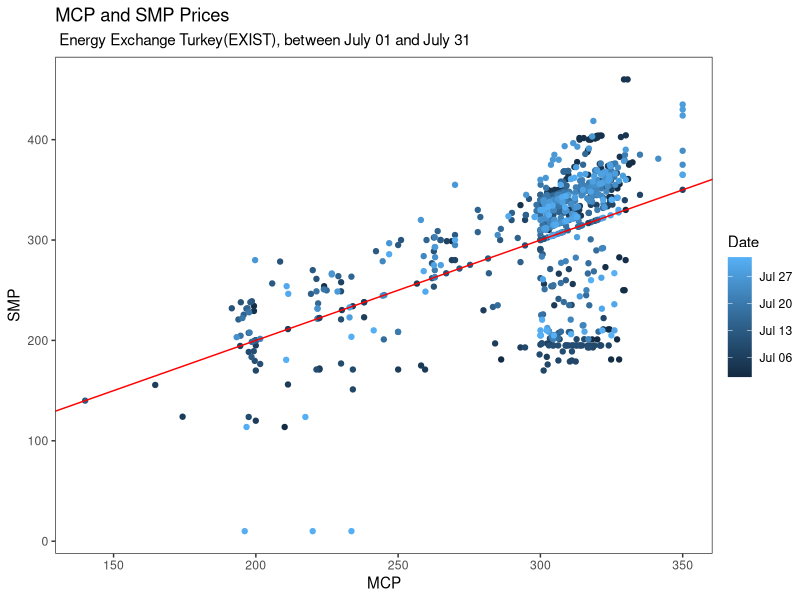
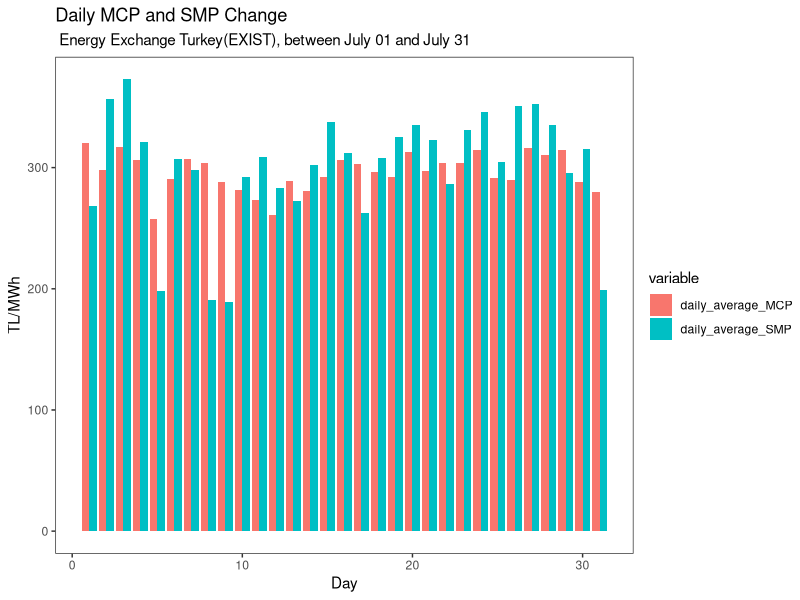

These figures' R source, in order: (Note: this script raises an error after producing the figures.)
## ---- chunk 1
knitr::opts_chunk$set(echo = TRUE)
## ---- chunk 2
library(tidyverse) 
library(lubridate)
library(reshape2)
## ---- chunk 3
EXIST_data <- read.csv("ptf-smf.csv")
EXIST_raw_df <- EXIST_data%>%transmute(Date = gsub(pattern = "\\.","-",Date),
            MCP,
            SMP,
            PositiveIP = Positive.Imbalance.Price..TL.MWh.,
            NegativeIP = Negative.Imbalance.Price..TL.MWh.,
            SMPDirection = SMP.Direction)

EXIST_raw_df$Date<-as.POSIXct(EXIST_raw_df$Date,format="%d-%m-%y %H:%M")
head(EXIST_raw_df)
tail(EXIST_raw_df)
## ---- chunk 4
EXIST_raw_df%>%glimpse()
## ---- chunk 5
options(tibble.print_max = 5, tibble.print_min = 5)
## ---- chunk 6
round(mean(EXIST_raw_df$MCP))
round(mean(EXIST_raw_df$SMP))
## ---- chunk 7
ggplot(EXIST_raw_df, aes(x=MCP, y=SMP, color=Date)) + geom_point() +  labs(x="MCP", y="SMP",  title="MCP and SMP Prices",subtitle=" Energy Exchange Turkey(EXIST), between July 01 and July 31")+theme_test()+geom_abline(slope=1, intercept=0, color="red")
## ---- chunk 8
plot1<-EXIST_raw_df %>% group_by(Day=lubridate::day(Date))%>% summarise(daily_average_MCP = mean(MCP), daily_average_SMP = mean(SMP)) %>% 
      ungroup()%>%select(Day, daily_average_MCP, daily_average_SMP)
plot2<-melt(plot1, id.vars='Day')
plot2%>%ggplot(.,aes(x=Day,y=value, fill=variable)) + geom_bar(stat="identity", position="dodge")+theme_test()+
      labs(x="Day", y="TL/MWh", 
           title="Daily MCP and SMP Change",
           subtitle=" Energy Exchange Turkey(EXIST), between July 01 and July 31")
## ---- chunk 9
plot3<-EXIST_raw_df %>% group_by(Day=lubridate::day(Date))%>% summarise(daily_average_MCP = mean(MCP), daily_average_SMP = mean(SMP),Difference = abs(mean(MCP)-mean(SMP)))%>%print(plot3)
plot3%>%ggplot(aes(x=Day)) + geom_line(aes(y = Difference, color = "Difference of average values")) +
     labs(x = "Day", y = "TL/MWh",
          title = "Difference between Daily Average MCP and SMP Change",
          subtitle = " Energy Exchange Turkey(EXIST), between July 01 and July 31")+theme_test()
## ---- chunk 10
plot4<-EXIST_raw_df%>% group_by(Hour=lubridate::hour(Date))%>%summarise(hourly_average_MCP=mean(MCP), hourly_min_MCP=min(MCP), hourly_max_MCP=max(MCP))%>%print()
plot4 %>% pivot_longer(.,-Hour) %>% ggplot(.,aes(x=Hour,y=value,color=name)) + geom_line()+
      labs(x="Hour", y="MCP (TL/MWh)", 
           title=  "Average, Minimum and Maximum Hourly Market Clearing Price(MCP)",
           subtitle=" Energy Exchange Turkey(EXIST), between July 01 and July 31")+theme_test()
## ---- chunk 11
plot5<-EXIST_raw_df%>% group_by(Day=lubridate::day(Date))%>%summarise(daily_average_MCP=mean(MCP), daily_min_MCP=min(MCP), daily_max_MCP=max(MCP))%>%print()
plot5 %>% pivot_longer(.,-Day) %>% ggplot(.,aes(x=Day,y=value,color=name)) + geom_line()+
      labs(x="Day", y="MCP (TL/MWh)", 
           title=  "Average, Minimum and Maximum Daily Market Clearing Price(MCP)",
           subtitle=" Energy Exchange Turkey(EXIST), between July 01 and July 31")+theme_test()
## ---- chunk 12
plot6<-EXIST_raw_df %>% group_by(Week = lubridate::week(Date))%>% summarise(Weekly_average_MCP = mean(MCP),Weekly_min_MCP=min(MCP),Weekly_max_MCP=max(MCP))%>%print()
plot6 %>% pivot_longer(.,-Week) %>% ggplot(.,aes(x=Week,y=value,color=name)) + geom_line()+
      labs(x="Week", y="MCP (TL/MWh)", 
           title=  "Average, Minimum and Maximum Weekly Market Clearing Price(MCP)",
           subtitle=" Energy Exchange Turkey(EXIST), between July 01 and July 31")+theme_test()
## ---- chunk 13
plot7<-EXIST_raw_df %>% group_by(Week_Day= lubridate::wday(Date))%>% summarise(Weekday_average_MCP = mean(MCP),Weekday_min_MCP=min(MCP),Weekday_max_MCP=max(MCP)) %>%print()
plot7%>% pivot_longer(.,-Week_Day) %>% ggplot(.,aes(x=Week_Day,y=value,color=name)) + geom_line()+
     labs(x="Week Day", y="MCP (TL/MWh)", 
           title=  "Average, Minimum and Maximum Week Day Market Clearing Price(MCP)",
           subtitle=" Energy Exchange Turkey(EXIST), between July 01 and July 31")+theme_test()
## ---- chunk 14
plot8<-EXIST_raw_df %>% 
transmute(MCP,SMP,Hour = as.numeric(lubridate::hour(Date)),Period=ifelse(8<=Hour & Hour<=16,"Day Period",ifelse(17<=Hour & Hour<=22,"Peak Period","Night Period")))%>%  group_by(Period)%>% summarise(Period_average_MCP=mean(MCP))%>% print()
plot8%>% ggplot(.,aes(x=Period,y=Period_average_MCP, fill=Period)) + geom_bar(stat="identity")+theme_test()+
    labs(x="Periods", y="MCP (TL/MWh)",
         title=  "Average Market Clearing Price(MCP) of different periods",
         subtitle=" Energy Exchange Turkey(EXIST), between July 01 and July 31")

## ---- chunk 15
Change1<-EXIST_raw_df %>%select(Date, MCP)%>%group_by(Day = lubridate::day(Date))%>%summarise(Daily_total_MCP = sum(MCP)) %>% ungroup()%>%mutate(Daily_total_MCP_previous=lag(Daily_total_MCP,1))%>%transmute(Day,Daily_total_MCP_previous, Daily_total_MCP, Percentage_change=((Daily_total_MCP-Daily_total_MCP_previous)/Daily_total_MCP_previous)*100)

knitr::kable(Change1, format="markdown")

## ---- chunk 16
plot9<-EXIST_raw_df%>% group_by(Hour=lubridate::hour(Date))%>%summarise(hourly_average_MSMP=mean(SMP), hourly_min_SMP=min(SMP), hourly_max_SMP=max(SMP))%>%print(plot)
plot9 %>% pivot_longer(.,-Hour) %>% ggplot(.,aes(x=Hour,y=value,color=name)) + geom_line()+
      labs(x="Hour", y="SMP (TL/MWh)", 
           title=  "Average, Minimum and Maximum Hourly System Marginal Price(SMP)",
           subtitle=" Energy Exchange Turkey(EXIST), between July 01 and July 31")+theme_test()
## ---- chunk 17
plot10<-EXIST_raw_df%>%group_by(Day=lubridate::day(Date))%>%summarise(daily_average_SMP=mean(SMP), daily_min_SMP=min(SMP), daily_max_SMP=max(SMP))%>%print()
plot10%>% pivot_longer(.,-Day) %>% ggplot(.,aes(x=Day,y=value,color=name)) + geom_line()+
      labs(x="Day", y="SMP (TL/MWh)", 
           title=  "Average, Minimum and Maximum Daily System Marginal Price(SMP)",
           subtitle=" Energy Exchange Turkey(EXIST), between July 01 and July 31")+theme_test()
## ---- chunk 18
plot11<-EXIST_raw_df%>% group_by(Week=lubridate::week(Date))%>%summarise(weekly_average_SMP=mean(SMP), weekly_min_SMP=min(SMP), weekly_max_SMP=max(SMP))%>%print()
plot11 %>% pivot_longer(.,-Week) %>% ggplot(.,aes(x=Week,y=value,color=name)) + geom_line()+
       labs(x="Week", y="SMP (TL/MWh)", 
            title=  "Average, Minimum and Maximum Weekly System Marginal Price(SMP)",
            subtitle=" Energy Exchange Turkey(EXIST), between July 01 and July 31")+theme_test()
## ---- chunk 19
plot12<-EXIST_raw_df%>%group_by(Week_Day=lubridate::wday(Date))%>%summarise(Weekday_average_SMP=mean(SMP),Weekday_min_SMP=min(SMP),Weekday_max_SMP=max(SMP))%>%print()
plot12 %>%pivot_longer(.,-Week_Day) %>% ggplot(.,aes(x=Week_Day,y=value,color=name)) + geom_line()+
      labs(x="Week Day", y="SMP (TL/MWh)", 
           title=  "Average, Minimum and Maximum Week Day System Marginal Price(SMP)",
           subtitle=" Energy Exchange Turkey(EXIST), between July 01 and July 31")+theme_test()
## ---- chunk 20
plot13<-EXIST_raw_df %>% 
transmute(MCP,SMP,Hour = as.numeric(lubridate::hour(Date)),Period=ifelse(8<=Hour & Hour<=16,"Day Period",ifelse(17<=Hour & Hour<=22,"Peak Period","Night Period")))%>%  group_by(Period)%>% summarise(Period_average_SMP=mean(SMP))%>% print()
plot13%>% ggplot(.,aes(x=Period,y=Period_average_SMP, fill=Period)) + geom_bar(stat="identity")+theme_test()+
       labs(x="Periods", y="SMP (TL/MWh)", 
            title=  "Average System Marginal Price(SMP) of different periods",
            subtitle=" Energy Exchange Turkey(EXIST), between July 01 and July 31")

## ---- chunk 21
Change2<-EXIST_raw_df %>%select(Date, SMP)%>%group_by(Day = lubridate::day(Date))%>%summarise(Daily_total_SMP = sum(SMP)) %>% ungroup()%>%mutate(Daily_total_SMP_previous=lag(Daily_total_SMP,1))%>%transmute(Day,Daily_total_SMP_previous, Daily_total_SMP, Percentage_change=((Daily_total_SMP-Daily_total_SMP_previous)/Daily_total_SMP_previous)*100)

knitr::kable(Change2, format="markdown")

## ---- chunk 22
EXIST_raw_df %>% select(Date, PositiveIP, NegativeIP)%>%group_by(Day = lubridate::day(Date), Hour = lubridate::hour(Date))%>%select(Day,Hour, PositiveIP, NegativeIP)%>%
filter(Day==1)%>%ggplot(aes(Hour, color = "Hour"))+
    geom_line(aes(y=PositiveIP, color = "Positive imbalance Price")) +
    geom_line(aes(y=NegativeIP, color = "Negative imbalance Price")) +
    labs(x = "Hour", y = "TL/MWh",
         title= "Positive and Negative Imbalance Price of the First Day of July",
         subtitle = " Energy Exchange Turkey(EXIST), between July 01 and July 31") +
    theme_test()

## ---- chunk 23
EXIST_raw_df %>% select(Date, PositiveIP, NegativeIP)%>%group_by(Day = lubridate::day(Date), Hour = lubridate::hour(Date))%>%select(Day,Hour, PositiveIP, NegativeIP)%>%
filter(Day==31)%>%ggplot(aes(Hour, color = "Hour"))+
    geom_line(aes(y=PositiveIP, color = "Positive imbalance Price")) +
    geom_line(aes(y=NegativeIP, color = "Negative imbalance Price")) +
    labs(x = "Hour", y = "TL/MWh",
         title= "Positive and Negative Imbalance Price of the Last Day of July",
         subtitle = " Energy Exchange Turkey(EXIST), between July 01 and July 31") +
    theme_test()

## ---- chunk 24
Difference<-EXIST_raw_df%>%select(Date, PositiveIP, NegativeIP)%>%group_by(Hour = lubridate::hour(Date))%>%summarise(Average_PositiveIP=mean(PositiveIP), Average_NegativeIP=mean(NegativeIP))%>%select(Hour, Average_PositiveIP, Average_NegativeIP)%>%ungroup()%>%transmute(Hour,Average_PositiveIP, Average_NegativeIP, Difference=Average_NegativeIP-Average_PositiveIP)

knitr::kable(Difference, format="markdown")

## ---- chunk 25
plot11<-EXIST_raw_df %>% group_by(SMPDirection)%>%summarise(count = n())%>%print()
plot11%>%ggplot(.,aes(x="", y=count, fill=SMPDirection)) + geom_bar(stat="identity", width=1) + coord_polar("y", start=0)+theme_test()+
      labs( title=  "Energy Imbalance in June 2020",
            subtitle=" Energy Exchange Turkey(EXIST), between July 01 and July 31")
## ---- chunk 26
plot14<-EXIST_raw_df %>% group_by(Hour = lubridate::hour(Date))%>% 
  summarise(Surplus = sum(MCP>SMP), Deficit=sum(MCP<SMP), Balance=sum(MCP==SMP)) %>% ungroup() %>%
  select(Hour, Surplus, Deficit, Balance) 
plot15 <- melt(plot14, id.vars='Hour')
plot15%>%ggplot(.,aes(x=Hour,y=value, fill=variable)) + geom_bar(stat="identity", position="dodge")+theme_test()+
     labs( title=  "Hourly Energy Imbalance",
          subtitle=" Energy Exchange Turkey(EXIST), between July 01 and July 31")
## ---- chunk 27
plot12<-EXIST_raw_df %>% group_by(Day = lubridate::day(Date))%>% summarise(Surplus = sum(MCP>SMP), Deficit=sum(MCP<SMP), Balance=sum(MCP==SMP)) %>% ungroup() %>%
select(Day, Surplus, Deficit, Balance) 
plot13 <- melt(plot12, id.vars='Day')
plot13%>%ggplot(.,aes(x=Day,y=value, fill=variable)) + geom_bar(stat="identity", position="dodge")+theme_test()+
      labs( title=  "Daily Energy Imbalance",
            subtitle=" Energy Exchange Turkey(EXIST), between July 01 and July 31")
## ---- chunk 28
plot16<-EXIST_raw_df %>% group_by(Week_number = lubridate::week(Date))%>% 
summarise(Surplus = sum(MCP>SMP), Deficit=sum(MCP<SMP), Balance=sum(MCP==SMP)) %>% ungroup() %>%
select(Week_number, Surplus, Deficit, Balance) 
plot17 <- melt(plot16, id.vars='Week_number')
plot17%>%ggplot(.,aes(x=Week_number,y=value, fill=variable)) + geom_bar(stat="identity", position="dodge")+theme_test()+
      labs( title=  "Weekly Energy Imbalance",
            subtitle=" Energy Exchange Turkey(EXIST), between July 01 and July 31")
## ---- chunk 29
plot18<-EXIST_raw_df %>% group_by(Week_day = lubridate::wday(Date))%>% 
  summarise(Surplus = sum(MCP>SMP), Deficit=sum(MCP<SMP), Balance=sum(MCP==SMP)) %>% ungroup() %>%
  select(Week_day, Surplus, Deficit, Balance) 
plot19 <- melt(plot18, id.vars='Week_day')
plot19%>%ggplot(.,aes(x=Week_day,y=value, fill=variable)) + geom_bar(stat="identity", position="dodge")+theme_test()+
      labs(title=  "Day of the Week Energy Imbalance",
           subtitle=" Energy Exchange Turkey(EXIST), between July 01 and July 31")
